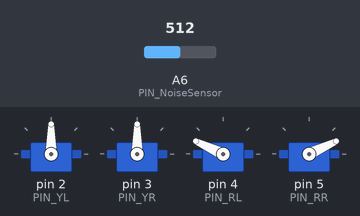
Simulated run of this sketch. Board: Arduino Nano, built with avr-gcc and run on an emulated ATmega328P. Shown: 4 × servo. The inputs (shaded band) are chosen by the test bench; at power-on: A6 (PIN_NoiseSensor) = 512.

Above: at 0.92 s.
1.7 s: A6 (PIN_NoiseSensor) set to 489
At 3.1 s:
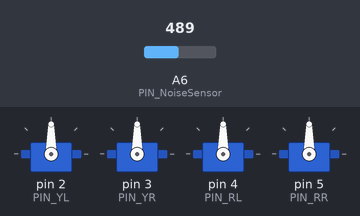
3.3 s: A6 (PIN_NoiseSensor) set to 510
At 4.22 s:
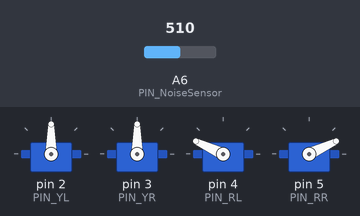
Timing chart, 0 to 12.8 s (numbered marks = the images above; inputs shaded):
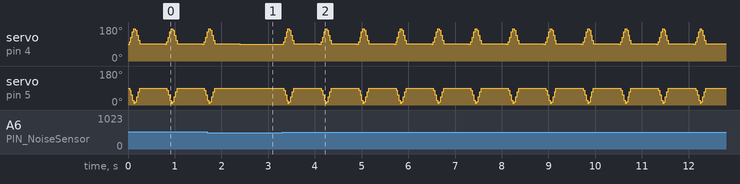

Measured:
- the behaviour switches between 501 and 500 on A6 (PIN_NoiseSensor) (found by bisection; images 0 and 1)
- after the input at 1.7 s, servo on pin 4 (PIN_RL), servo on pin 5 (PIN_RR): goes on until 2.4 s, then stays 90°
- by itself, servo on pin 5 (PIN_RR): repeats every 0.80 s: 53° 0.03 s, 25° 0.03 s, 10° 0.03 s, 18° 0.03 s, 43° 0.03 s, 71° 0.03 s, 89° 0.54 s, 90° 0.04 s, 79° 0.03 s
- by itself, servo on pin 4 (PIN_RL): repeats every 0.80 s: 127° 0.03 s, 155° 0.03 s, 170° 0.03 s, 162° 0.03 s, 137° 0.03 s, 109° 0.03 s, 91° 0.54 s, 90° 0.04 s, 101° 0.03 s

The sketch:

sound-interaction.ino
```cpp
#include <Otto9.h>
Otto9 Otto;

bool estado = false;

#define PIN_NoiseSensor A6
#define PIN_YL 2 // left leg, servo[0]
#define PIN_YR 3 // right leg, servo[1]
#define PIN_RL 4 // left foot, servo[2]
#define PIN_RR 5 // right foot, servo[3]
#define PIN_Trigger 8 // ultrasound
#define PIN_Echo 9 // ultrasound
#define PIN_Buzzer  13 //buzzer

void setup() {
  Otto.init(PIN_YL, PIN_YR, PIN_RL, PIN_RR, true, A6, PIN_Buzzer, PIN_Trigger, PIN_Echo);
}

void loop() {
  if (Otto.getNoise() > 500) {
    Otto.updown(1, 250, 40);
  }
  Otto.home();

}
```
